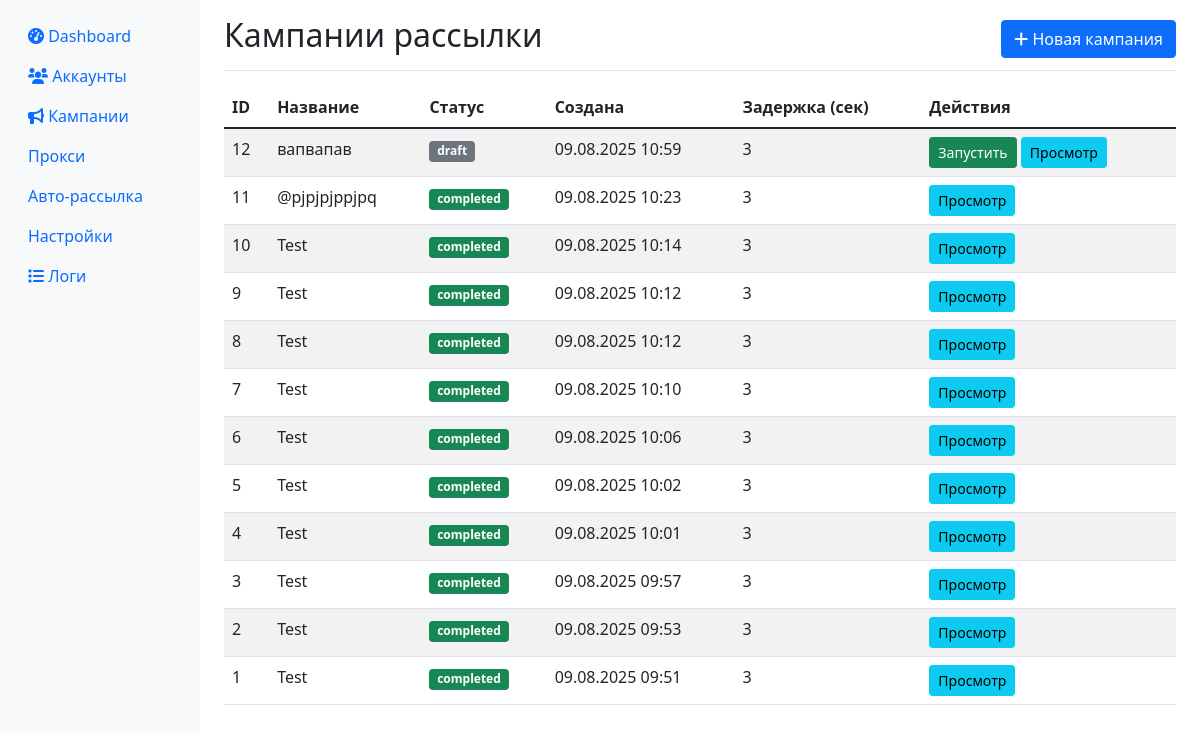
Page /campaigns on the committed database.
### app/database.py (models this page shows)
class Campaign(Base):
    __tablename__ = "campaigns"
    id = Column(Integer, primary_key=True, index=True)
    name = Column(String)
    status = Column(String, default="draft")  # draft, running, paused, completed
    created_at = Column(DateTime, default=datetime.utcnow)
    channel_message = Column(Text)
    group_message = Column(Text)
    private_message = Column(Text)
    delay_seconds = Column(Integer, default=3)
    start_time = Column(DateTime, nullable=True)
    channels_list = Column(Text)  # JSON список каналов
    groups_list = Column(Text)    # JSON список групп
    private_list = Column(Text)   # JSON список приватных чатов
    attachment_path = Column(String, nullable=True)

### app/web.py (the view)
@app.get("/campaigns", response_class=HTMLResponse)
async def campaigns_page(request: Request, db: Session = Depends(get_db)):
    campaigns = db.query(Campaign).order_by(Campaign.created_at.desc()).all()
    return templates.TemplateResponse("campaigns.html", {
        "request": request,
        "campaigns": campaigns
    })

### templates/campaigns.html (shortened to what this page needs)
{% extends "base.html" %}
{% block content %}
<div class="d-flex justify-content-between flex-wrap flex-md-nowrap align-items-center pt-3 pb-2 mb-3 border-bottom">
    <h1 class="h2">Кампании рассылки</h1>
    <a href="/campaigns/new" class="btn btn-primary">
        <i class="fas fa-plus"></i> Новая кампания
    </a>
</div>
<div class="table-responsive">
    <table class="table table-striped">
        <thead>
            <tr>
                <th>ID</th>
                <th>Название</th>
                <th>Статус</th>
                <th>Создана</th>
                <th>Задержка (сек)</th>
                <th>Действия</th>
            </tr>
        </thead>
        <tbody>
            {% for campaign in campaigns %}
            <tr>
                <td>{{ campaign.id }}</td>
                <td>{{ campaign.name }}</td>
                <td>
                    <span class="badge bg-{% if campaign.status == 'running' %}primary{% elif campaign.status == 'completed' %}success{% elif campaign.status == 'paused' %}warning{% else %}secondary{% endif %}">
                        {{ campaign.status }}
                    </span>
                </td>
                <td>{{ campaign.created_at.strftime('%d.%m.%Y %H:%M') }}</td>
                <td>{{ campaign.delay_seconds }}</td>
                <td>
                    {% if campaign.status == 'draft' or campaign.status == 'paused' %}
                    <button class="btn btn-sm btn-success" onclick="startCampaign({{ campaign.id }})">
                        Запустить
                    </button>
                    {% elif campaign.status == 'running' %}
                    <button class="btn btn-sm btn-warning" onclick="stopCampaign({{ campaign.id }})">
                        Остановить
                    </button>
                    {% endif %}
                    <button class="btn btn-sm btn-info" onclick="viewCampaign({{ campaign.id }})">
                        Просмотр
                    </button>
                </td>
            </tr>
            {% endfor %}
        </tbody>
    </table>
</div>
{% endblock %}

### rows in the picture
Campaign: id "12", name "вапвапав", status "draft", created_at "09.08.2025 10:59", delay_seconds "3"
Campaign: id "11", name "@pjpjpjppjpq", status "completed", created_at "09.08.2025 10:23", delay_seconds "3"
Campaign: id "10", name "Test", status "completed", created_at "09.08.2025 10:14", delay_seconds "3"
Campaign: id "9", name "Test", status "completed", created_at "09.08.2025 10:12", delay_seconds "3"
Campaign: id "8", name "Test", status "completed", created_at "09.08.2025 10:12", delay_seconds "3"
Campaign: id "7", name "Test", status "completed", created_at "09.08.2025 10:10", delay_seconds "3"
Campaign: id "6", name "Test", status "completed", created_at "09.08.2025 10:06", delay_seconds "3"
Campaign: id "5", name "Test", status "completed", created_at "09.08.2025 10:02", delay_seconds "3"
Campaign: id "4", name "Test", status "completed", created_at "09.08.2025 10:01", delay_seconds "3"
Campaign: id "3", name "Test", status "completed", created_at "09.08.2025 09:57", delay_seconds "3"
Campaign: id "2", name "Test", status "completed", created_at "09.08.2025 09:53", delay_seconds "3"
Campaign: id "1", name "Test", status "completed", created_at "09.08.2025 09:51", delay_seconds "3"
